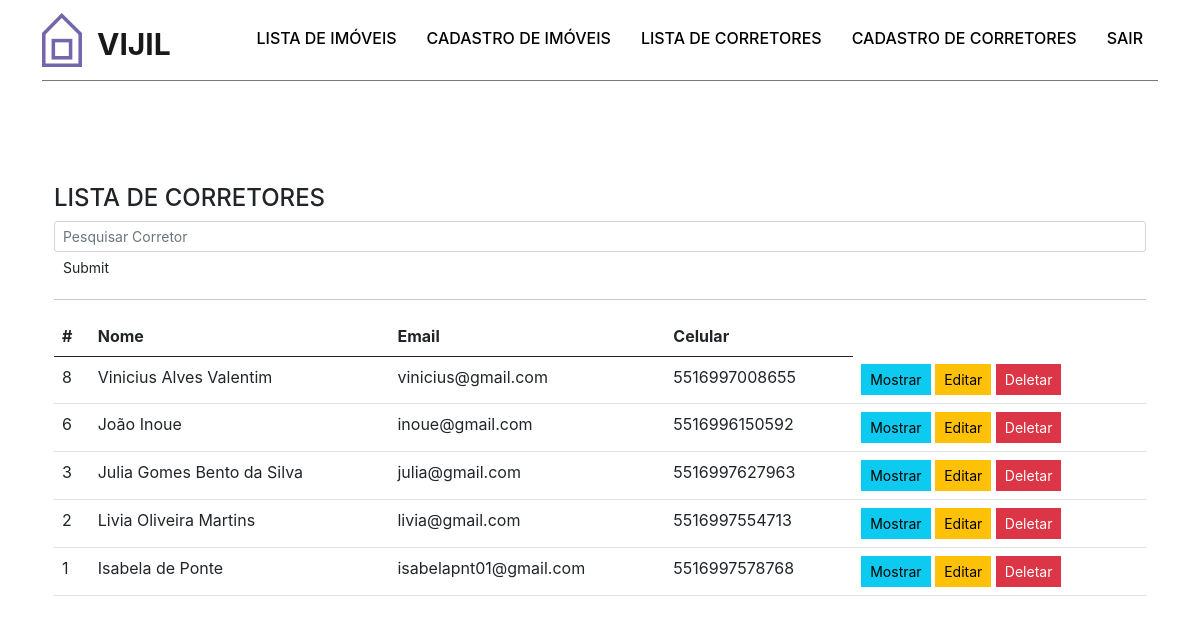
/listar_corretor.php (signed in), run on the app's committed database.
### tables this page shows
CREATE TABLE IF NOT EXISTS `corretor` (
  `cod_corretor` int(11) NOT NULL AUTO_INCREMENT,
  `nome` varchar(50) NOT NULL,
  `email` varchar(50) NOT NULL,
  `senha` varchar(15) NOT NULL,
  `celular` varchar(30) NOT NULL,
  `img_corretor` varchar(50) NOT NULL,
  PRIMARY KEY (`cod_corretor`)
);

### listar_corretor.php (the view, shortened to what this page needs)
<!DOCTYPE html>
<html lang="pt-br">
<head>
    <link rel="stylesheet" href="css/main.css">
    <link rel="stylesheet" href="https://cdn.jsdelivr.net/npm/bootstrap-icons@1.6.0/font/bootstrap-icons.css">
    <link rel="stylesheet" href="css/styles.css" />
</head>
<body>
    <div id="header">
        <div class="container">
            <nav class="navbar navbar-expand-lg navbar-light ">
                <a href="#" class="navbar-brand">
                    <img src="img/viiji.svg" alt="VIJIL">
                    <span>VIJIL</span>
                </a>
                <div class="collapse navbar-collapse justify-content-md-end" id="navbarNav">
                    <ul class="navbar-nav">
                        <li class="nav-item">
                            <a class="nav-link active" aria-current="page" href="listar_produto.php">Lista de Imóveis</a>
                        </li>
                        <li class="nav-item">
                            <a class="nav-link " href="cadastro_produtos.php">Cadastro de Imóveis</a>
                        </li>
                        <li class="nav-item">
                            <a class="nav-link" href="#">Lista de Corretores</a>
                        </li>
                        <li class="nav-item">
                            <a class="nav-link" href="cadastro_corretores.php">Cadastro de Corretores</a>
                        </li>
                        <li class="nav-item">
                            <a class="nav-link" href="destruirSessao.php">Sair</a>
                        </li>
                    </ul>
                </div>
            </nav>
        </div>
    </div>
    <section class="py-5 container">
        <div class="container">
            <div class="container-principal-produtos">
                <h4 class="page-header">LISTA DE CORRETORES</h4>
                <form class="form-inline" action="pesquisa_cor.php" method="POST">
                    <div class="">
                    <input type="text" class="form-control form-control-sm col-md-8 col-sm-10" name="c_pesquisa" placeholder="Pesquisar Corretor" required="">
                    <input class="btn btn-sm" type="submit" name="btn_pesquisa">
                    </div>
                </form>
                <hr>
                <div class="table-responsive">
                    <table class="table table-hover">
                        <thead>
                            <th>#</th>
                            <th>Nome</th>
                            <th>Email</th>
                            <th>Celular</th>
                        </thead>
                        <tbody>
                        <?php
                            include("conexao.php");
                            $sql = "SELECT * FROM corretor ORDER BY cod_corretor DESC";
                            $resultado = mysqli_query($conexao, $sql);
                            while ($linha = mysqli_fetch_array($resultado))
                            {
                                echo "<tr>";
                                    echo '<td>'.$linha['cod_corretor'].'</td>';
                                    echo '<td>'.$linha['nome'].'</td>';
                                    echo '<td>'.$linha['email'].'</td>';
                                    echo '<td>'.$linha['celular'].'</td>';
                                    echo "<td><button type='button' class='btn btn-sm btn-info'  data-toggle='modal' data-target='#myModal$linha[cod_corretor]'>Mostrar</button>
                                    <button type='button' class='btn btn-sm btn-warning' data-toggle='modal' data-target='#editar$linha[cod_corretor]'>Editar</button>
                                    <button type='button' class='btn btn-sm btn-danger' data-toggle='modal' data-target='#apagar$linha[cod_corretor]'>Deletar</button>
                                    </td>
                                    ";
                                echo "</tr>";
                        ?>
                        <?php
                            }
                        ?>
                        </tbody>
                    </table>
                </div>
            </div>
        </div>
    </section>
</body>
</html>

### css/styles.css (style rules this page uses)
.navbar { border-bottom: 1px solid #7a7a7a; }
.navbar-expand-lg { display: flex; }
.navbar-brand { display: flex; }
.navbar-brand span { font-weight: 650; font-size: 1.5em; margin-left: 0.5em; margin-top: 0.3em; }
.navbar-expand-lg img { width: 40px; }
.btn { border-radius: 0; }
.container-principal-produtos { align-self:center; width: 100%; height: 40%; margin-top:5%; }

### css/config.css (style rules this page uses)
:root { --primary: #fc5185; --secondary: #364f5b; --primary_two: #ff9dba; }

### css/custom.css (style rules this page uses)
body, html { font-family: -apple-system, BlinkMacSystemFont, 'Segoe UI', Roboto, Oxygen, Ubuntu, Cantarell, 'Open Sans', 'Helvetica Neue', sans-serif; }
#header { width: 100%; background-color: transparent; transition: ease-out 0.2s; }
#header .navbar-collapse { width: auto; }
#header .nav-link { text-transform: uppercase; font-weight: 500; padding-left: 0; padding-right: 0; margin-left: 15px; margin-right: 15px; color: #000; border-bottom: solid 4px transparent; }

### css/responsive.css (style rules this page uses)
@media (min-width: 992px) { #header .nav-link { margin-left: 15px; margin-right: 15px; } }

### data on the page
corretor: cod_corretor "8", nome "Vinicius Alves Valentim", email "vinicius@gmail.com", celular "5516997008655"
corretor: cod_corretor "6", nome "João Inoue", email "inoue@gmail.com", celular "5516996150592"
corretor: cod_corretor "3", nome "Julia Gomes Bento da Silva", email "julia@gmail.com", celular "5516997627963"
corretor: cod_corretor "2", nome "Livia Oliveira Martins", email "livia@gmail.com", celular "5516997554713"
corretor: cod_corretor "1", nome "Isabela de Ponte", email "isabelapnt01@gmail.com", celular "5516997578768"
